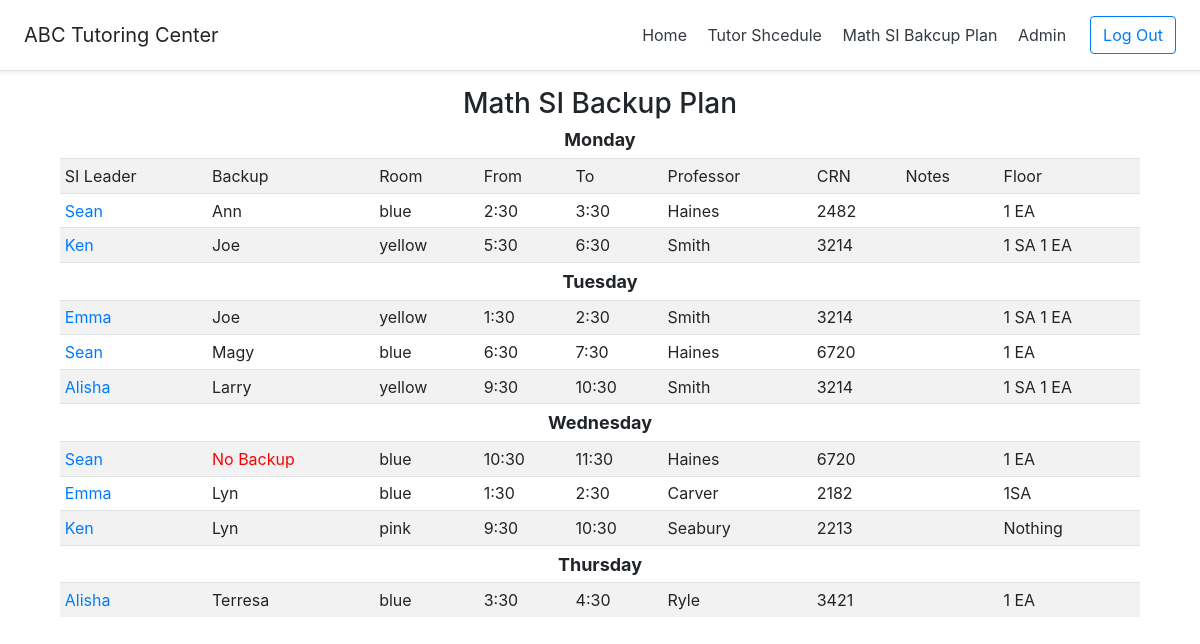
The app's page /showSiBackupPlan/ (signed in), older data.
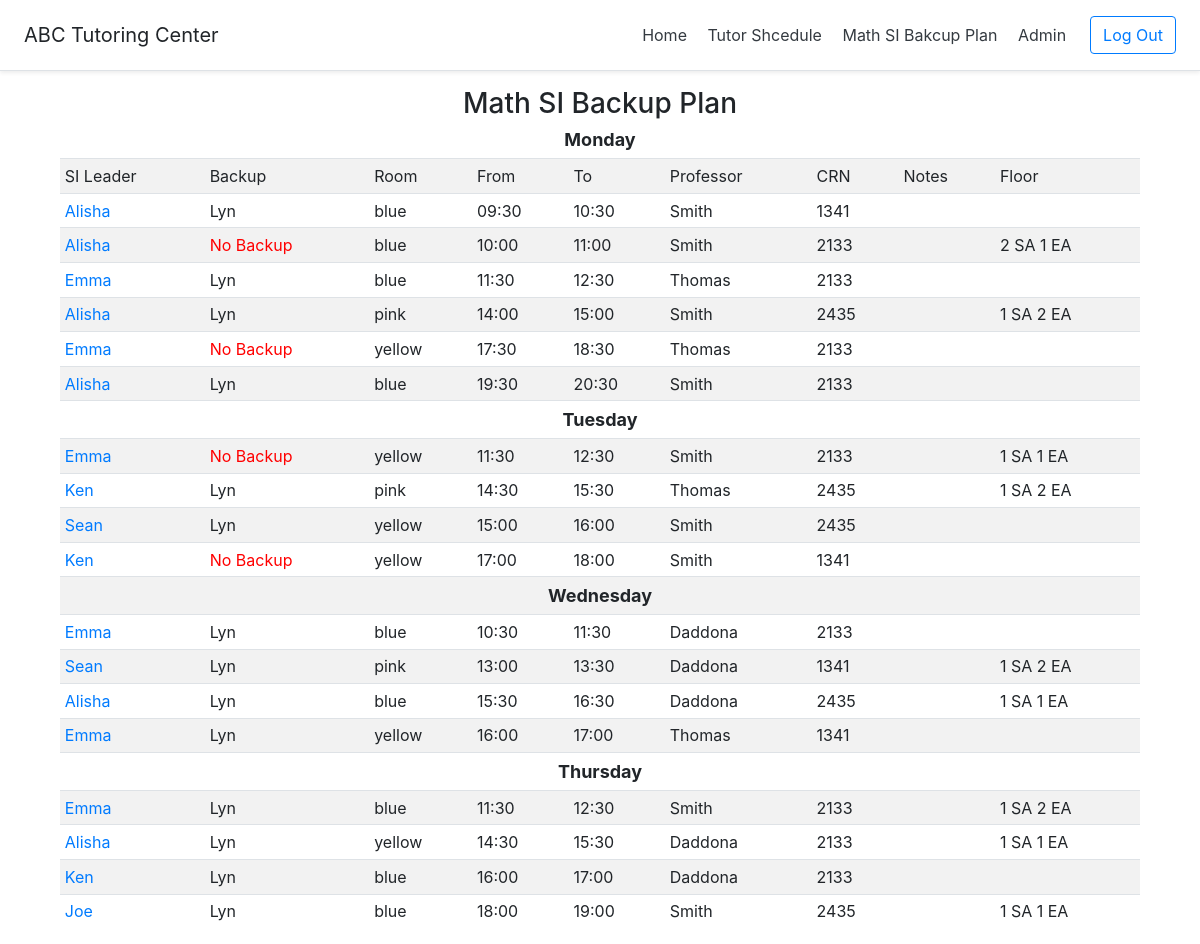
The same page, newer data.
### CS416Project/models.py (models this page shows, shortened)
class SI_Session(models.Model):
    day_choices = (
        ('', '--------'),
        ('Monday', 'Monday'),
        ('Tuesday', 'Tuesday'),
        ('Wednesday', 'Wednesday'),
        ('Thursday', 'Thursday'),
        ('Friday', 'Friday'),
        ('Sarturday', 'Satruday'),
        ('Sunday', 'Sunday'),
    )
    room_choices = (
        ('', '--------'),
        ('blue', 'blue'),
        ('yellow', 'yellow'),
        ('pink', 'pink'),
    )
    time_choices = (
        ('', '--------'),
        ('09:30', '9:30'),
        ('10:00', '10:00'),
        ('10:30', '10:30'),
        ('11:00', '11:00'),
        ('11:30', '11:30'),
        ('12:00', '12:00'),
        ('12:30', '12:30'),
        ('13:00', '1:00'),
        ('13:30', '1:30'),
        ('14:00', '2:00'),
        ('14:30', '2:30'),
        ('15:00', '3:00'),
        ('15:30', '3:30'),
        ('16:00', '4:00'),
        ('16:30', '4:30'),
        ('17:00', '5:00'),
        ('17:30', '5:30'),
        ('18:00', '6:00'),
        ('18:30', '6:30'),
        ('19:00', '7:00'),
        ('19:30', '7:30'),
        ('20:00', '8:00'),
        ('20:30', '8:30'),
    )
    crn_choices = (
        ('', '--------'),
        ('2133', '2134'),
        ('2435', '2435'),
        ('1341', '1341'),
    )
    faculty_choices = (
        ('', '--------'),
        ('Smith', 'Smith'),
        ('Thomas', 'Thomas'),
        ('Daddona', 'Daddona'),
    )
    day = models.CharField(max_length=50, choices=day_choices)
    tutor = models.ForeignKey(Tutor,on_delete=models.SET_NULL, null=True)
    backup = models.CharField(max_length=50, blank=True)
    sessionTime_from = models.CharField(max_length=50,default='', choices=time_choices)
    sessionTime_to = models.CharField(max_length=50,default='', choices=time_choices)
    room = models.CharField(max_length=50,default='',choices=room_choices)
    professor = models.CharField(max_length=50,default='', choices=faculty_choices)
    crn = models.CharField(max_length=50, default='', choices=crn_choices)
    notes = models.CharField(max_length=50,blank=True)
    floor = models.CharField(max_length=50, default='', blank=True)
    class Meta: #order by desc
         ordering = ['day','sessionTime_from']

class Tutor(models.Model):
    type_choices = (
        ('', '--------'),
        ('EA', 'EA'),
        ('SA', 'SA'),
        ('Work Study', 'Work Study'),
        ('Volunteer', 'Volunteer'),
    )
    subject_choices = (
        ('', '--------'),
        ('Math', 'Math'),
        ('English', 'English'),
        ('Biology', 'Biology'),
        ('Chemistry', 'Chemistry'),
        ('Physics', 'Physics'),
        ('Computer', 'Computer'),
    )
    firstname = models.CharField(max_length=50,default='')
    lastname = models.CharField(max_length=50,default='')
    hours = models.IntegerField(default=0)
    type = models.CharField(max_length=50, default='',choices=type_choices)
    subject1 = models.CharField(max_length=50, default='', null=True, choices=subject_choices)
    subject2 = models.CharField(max_length=50, default='', null=True, choices=subject_choices)
    class Meta: #order by desc
         ordering = ['firstname']

### CS416Project/views.py (the view)
# urls.py: url(r'^showSiBackupPlan/$', views.showSiBackupPlan, name='showSiBackupPlan'),
def showSiBackupPlan(request):
    monday = SI_Session.objects.filter(day='Monday')
    tuesday = SI_Session.objects.filter(day='Tuesday')
    wednesday = SI_Session.objects.filter(day='Wednesday')
    thursday = SI_Session.objects.filter(day='Thursday')
    singleday = SI_Session.objects.filter(day='Monday').first()
    return render(request, 'showSiBackupPlan.html', {'monday': monday,'tuesday':tuesday,'wednesday': wednesday,'thursday':thursday, 'singleday':singleday})

### templates/showSiBackupPlan.html (shortened to what this page needs)
{% load staticfiles %}
<!DOCTYPE html>
<html lang="en">
<head>
    <link rel="stylesheet" href="https://maxcdn.bootstrapcdn.com/bootstrap/4.1.3/css/bootstrap.min.css">
</head>
<body>
{% include "header.html" %}
{% if user.is_authenticated %}
    <h3 >Math SI Backup Plan</h3>
    <h4 >Monday</h4>
    <div class="table-responsive">
        <table align="center" >
            <tr >
                <td>SI Leader</td>
                <td>Backup</td>
                <td>Room</td>
                <td>From</td>
                <td>To</td>
                <td>Professor</td>
                <td>CRN</td>
                <td>Notes</td>
                <td>Floor</td>
            </tr>
            {% for day in monday %}
                <tr>
                    <td name="sileader"> <a   data-html="true" class="popup" href="#" data-toggle="popover" title="Tutor Info"
                                              data-content="{{day.tutor.firstname}} {{day.tutor.lastname}}: {{day.tutor.type}}
                     <br>Subject1: {{day.tutor.subject1}}
                     <br>Subject2: {{day.tutor.subject2}}" >{{day.tutor.firstname}}</a> </td>
                    <td name="backup"> {{day.backup}}  </td>
                    <td> {{day.room}}  </td>
                    <td> {{day.sessionTime_from}} </td>
                    <td> {{day.sessionTime_to}} </td>
                    <td> {{day.professor}} </td>
                    <td> {{day.crn}} </td>
                    <td> {{day.notes}} </td>
                    <td> {{day.floor}} </td>
                </tr>
            {% endfor %}
            <tr>
                <th colspan="9">Tuesday</th>
            </tr>
            {% for day in tuesday %}
                <tr>
                       <td name="sileader"> <a   data-html="true" class="popup" href="#" data-toggle="popover" title="Tutor Info"
                                              data-content="{{day.tutor.firstname}} {{day.tutor.lastname}}: {{day.tutor.type}}
                     <br>Subject1: {{day.tutor.subject1}}
                     <br>Subject2: {{day.tutor.subject2}}" >{{day.tutor.firstname}}</a> </td>
                    <td name="backup"> {{day.backup}}  </td>
                    <td> {{day.room}}  </td>
                    <td> {{day.sessionTime_from}} </td>
                    <td> {{day.sessionTime_to}} </td>
                    <td> {{day.professor}} </td>
                    <td> {{day.crn}} </td>
                    <td> {{day.notes}} </td>
                    <td> {{day.floor}} </td>
                </tr>
            {% endfor %}
            <tr>
                <th colspan="9">Wednesday</th>
            </tr>
            {% for day in wednesday %}
                <tr>
                     <td name="sileader"> <a   data-html="true" class="popup" href="#" data-toggle="popover" title="Tutor Info"
                                              data-content="{{day.tutor.firstname}} {{day.tutor.lastname}}: {{day.tutor.type}}
                     <br>Subject1: {{day.tutor.subject1}}
                     <br>Subject2: {{day.tutor.subject2}}" >{{day.tutor.firstname}}</a> </td>
                    <td name="backup"> {{day.backup}}  </td>
                    <td> {{day.room}}  </td>
                    <td> {{day.sessionTime_from}} </td>
                    <td> {{day.sessionTime_to}} </td>
                    <td> {{day.professor}} </td>
                    <td> {{day.crn}} </td>
                    <td> {{day.notes}} </td>
                    <td> {{day.floor}} </td>
                </tr>
            {% endfor %}
            <tr>
                <th colspan="9">Thursday</th>
            </tr>
            {% for day in thursday %}
                <tr>
                      <td name="sileader"> <a   data-html="true" class="popup" href="#" data-toggle="popover" title="Tutor Info"
                                              data-content="{{day.tutor.firstname}} {{day.tutor.lastname}}: {{day.tutor.type}}
                     <br>Subject1: {{day.tutor.subject1}}
                     <br>Subject2: {{day.tutor.subject2}}" >{{day.tutor.firstname}}</a> </td>
                    <td name="backup"> {{day.backup}}  </td>
                    <td> {{day.room}}  </td>
                    <td> {{day.sessionTime_from}} </td>
                    <td> {{day.sessionTime_to}} </td>
                    <td> {{day.professor}} </td>
                    <td> {{day.crn}} </td>
                    <td> {{day.notes}} </td>
                    <td> {{day.floor}} </td>
                </tr>
            {% endfor %}
        </table>
    </div>
{% else %}
    <h2 class="tr" style="text-align: center">You are now logged out</h2>
    <br>
    <div class="container" style="text-align: center">
    <a class="btn btn-primary" href="{% url 'login' %}" role="button">Login</a>
{% endif %}
</body>
</html>

### templates/header.html
 <div class="d-flex flex-column flex-md-row align-items-center p-3 px-md-4 mb-3 bg-white border-bottom shadow-sm">
      <h5 class="my-0 mr-md-auto font-weight-normal">ABC Tutoring Center</h5>
      <nav class="my-2 my-md-0 mr-md-3">
        <a class="p-2 text-dark" href="/">Home</a>
        <a class="p-2 text-dark" href="#">Tutor Shcedule</a>
        <a class="p-2 text-dark" href="/showSiBackupPlan/">Math SI Bakcup Plan</a>
        <a class="p-2 text-dark" href="/admin/">Admin</a>
      </nav>
      <a class="btn btn-outline-primary" href="{% url 'logout' %}">Log Out</a>
 </div>

Row changes from the older to the newer data that the page shows:
removed SI_Session: tutor.firstname "Sean", backup "Ann", room "blue", sessionTime_from "2:30", sessionTime_to "3:30", professor "Haines", crn "2482", floor "1 EA", shown under "Monday"
removed SI_Session: tutor.firstname "Ken", backup "Joe", room "yellow", sessionTime_from "5:30", sessionTime_to "6:30", professor "Smith", crn "3214", floor "1 SA 1 EA", shown under "Monday"
removed SI_Session: tutor.firstname "Emma", backup "Joe", room "yellow", sessionTime_from "1:30", sessionTime_to "2:30", professor "Smith", crn "3214", floor "1 SA 1 EA"
removed SI_Session: tutor.firstname "Sean", backup "Magy", room "blue", sessionTime_from "6:30", sessionTime_to "7:30", professor "Haines", crn "6720", floor "1 EA"
removed SI_Session: tutor.firstname "Alisha", backup "Larry", room "yellow", sessionTime_from "9:30", sessionTime_to "10:30", professor "Smith", crn "3214", floor "1 SA 1 EA"
removed SI_Session: tutor.firstname "Sean", room "blue", sessionTime_from "10:30", sessionTime_to "11:30", professor "Haines", crn "6720", floor "1 EA"
removed SI_Session: tutor.firstname "Emma", backup "Lyn", room "blue", sessionTime_from "1:30", sessionTime_to "2:30", professor "Carver", crn "2182", floor "1SA"
removed SI_Session: tutor.firstname "Ken", backup "Lyn", room "pink", sessionTime_from "9:30", sessionTime_to "10:30", professor "Seabury", crn "2213", floor "Nothing"
removed SI_Session: tutor.firstname "Alisha", backup "Terresa", room "blue", sessionTime_from "3:30", sessionTime_to "4:30", professor "Ryle", crn "3421", floor "1 EA"
added SI_Session: tutor.firstname "Alisha", backup "Lyn", room "blue", sessionTime_from "09:30", sessionTime_to "10:30", professor "Smith", crn "1341", shown under "Monday"
added SI_Session: tutor.firstname "Alisha", room "blue", sessionTime_from "10:00", sessionTime_to "11:00", professor "Smith", crn "2133", floor "2 SA 1 EA", shown under "Monday"
added SI_Session: tutor.firstname "Emma", backup "Lyn", room "blue", sessionTime_from "11:30", sessionTime_to "12:30", professor "Thomas", crn "2133", shown under "Monday"
added SI_Session: tutor.firstname "Alisha", backup "Lyn", room "pink", sessionTime_from "14:00", sessionTime_to "15:00", professor "Smith", crn "2435", floor "1 SA 2 EA", shown under "Monday"
added SI_Session: tutor.firstname "Emma", room "yellow", sessionTime_from "17:30", sessionTime_to "18:30", professor "Thomas", crn "2133", shown under "Monday"
added SI_Session: tutor.firstname "Alisha", backup "Lyn", room "blue", sessionTime_from "19:30", sessionTime_to "20:30", professor "Smith", crn "2133", shown under "Monday"
added SI_Session: tutor.firstname "Emma", room "yellow", sessionTime_from "11:30", sessionTime_to "12:30", professor "Smith", crn "2133", floor "1 SA 1 EA"
added SI_Session: tutor.firstname "Ken", backup "Lyn", room "pink", sessionTime_from "14:30", sessionTime_to "15:30", professor "Thomas", crn "2435", floor "1 SA 2 EA"
added SI_Session: tutor.firstname "Sean", backup "Lyn", room "yellow", sessionTime_from "15:00", sessionTime_to "16:00", professor "Smith", crn "2435"
added SI_Session: tutor.firstname "Ken", room "yellow", sessionTime_from "17:00", sessionTime_to "18:00", professor "Smith", crn "1341"
added SI_Session: tutor.firstname "Emma", backup "Lyn", room "blue", sessionTime_from "10:30", sessionTime_to "11:30", professor "Daddona", crn "2133"
added SI_Session: tutor.firstname "Sean", backup "Lyn", room "pink", sessionTime_from "13:00", sessionTime_to "13:30", professor "Daddona", crn "1341", floor "1 SA 2 EA"
added SI_Session: tutor.firstname "Alisha", backup "Lyn", room "blue", sessionTime_from "15:30", sessionTime_to "16:30", professor "Daddona", crn "2435", floor "1 SA 1 EA"
added SI_Session: tutor.firstname "Emma", backup "Lyn", room "yellow", sessionTime_from "16:00", sessionTime_to "17:00", professor "Thomas", crn "1341"
added SI_Session: tutor.firstname "Emma", backup "Lyn", room "blue", sessionTime_from "11:30", sessionTime_to "12:30", professor "Smith", crn "2133", floor "1 SA 2 EA"
added SI_Session: tutor.firstname "Alisha", backup "Lyn", room "yellow", sessionTime_from "14:30", sessionTime_to "15:30", professor "Daddona", crn "2133", floor "1 SA 1 EA"
added SI_Session: tutor.firstname "Ken", backup "Lyn", room "blue", sessionTime_from "16:00", sessionTime_to "17:00", professor "Daddona", crn "2133"
added SI_Session: tutor.firstname "Joe", backup "Lyn", room "blue", sessionTime_from "18:00", sessionTime_to "19:00", professor "Smith", crn "2435", floor "1 SA 1 EA"
